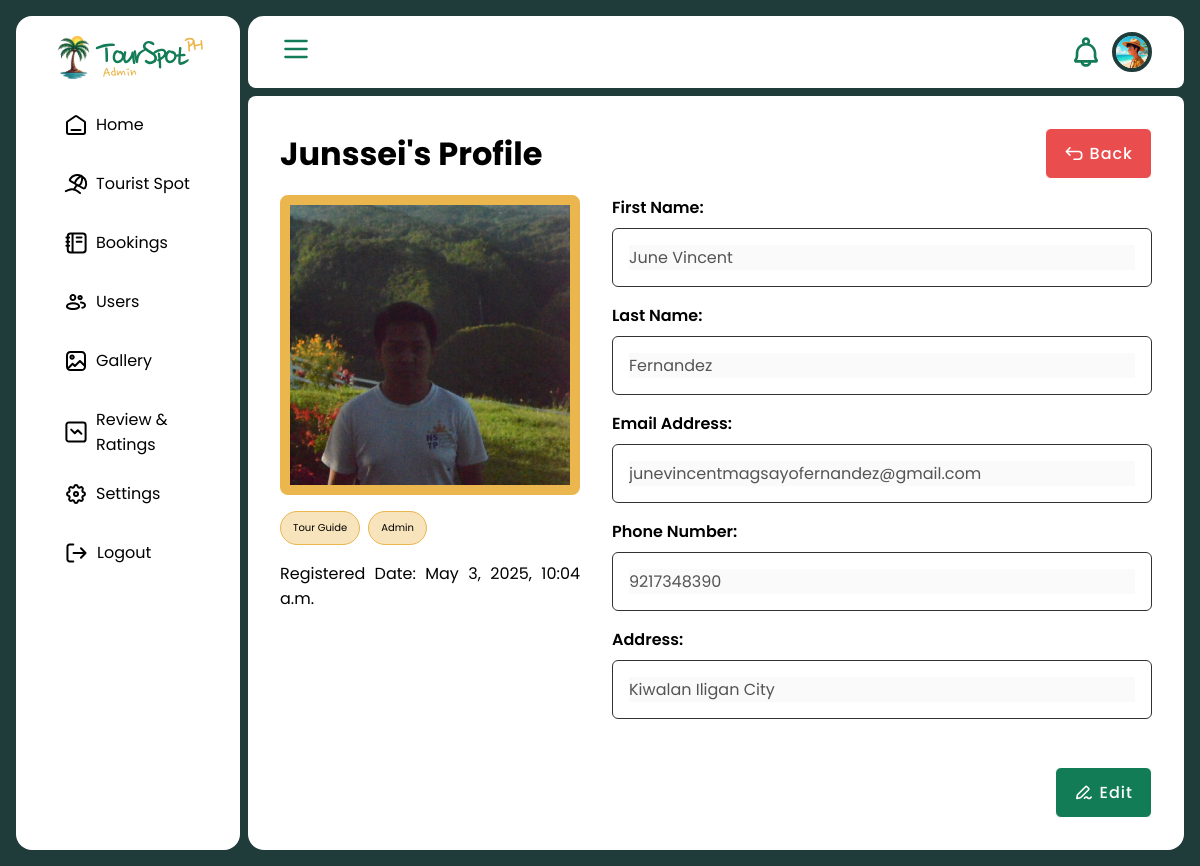
/ts-admin/users/1/view, run on the app's committed database.
### booking/models.py (models this page shows, shortened)
class CustomUser(AbstractBaseUser, PermissionsMixin):
    email = models.EmailField(unique=True)
    address = models.CharField(max_length=150, blank=True)
    phone = models.CharField(max_length=15, blank=True)
    first_name = models.CharField(max_length=50, blank=True)
    last_name = models.CharField(max_length=50, blank=True)
    registration_date = models.DateTimeField(auto_now_add=True)
    username = models.CharField(max_length=30, unique=True, blank=True)
    image = models.ImageField(
        upload_to='profiles', blank=True, null=True, validators=[
            FileExtensionValidator(allowed_extensions=['jpg', 'jpeg', 'webp']),
            validate_image_size
        ])
    is_active = models.BooleanField(default=True)
    is_staff = models.BooleanField(default=False)
    is_tourguide = models.BooleanField(default=False)
    objects = CustomUserManager()
    USERNAME_FIELD = 'email'
    REQUIRED_FIELDS = []

### booking/views/adminViews.py (the view)
# urls.py: path('ts-admin/users/<int:id>/view', adminViews.view_user, name='view_user'),
def view_user(request, id):
    list = CustomUser.objects.get(id=id)
    template = loader.get_template('admin/users/view.html')
    context = {
        'list': list,
    }
    return HttpResponse(template.render(context, request))

### booking/templates/admin/users/view.html (shortened to what this page needs)
{% extends 'admin/master-admin.html' %}
{% load static %}
{% block content %}
<div class="content_header">
    <h1> {{ list.username }}'s Profile </h1>
    <a href="{% url 'users' %}" class="button-small-long button-clrprimary-wimg button-red"><img src="{% static 'icon/action-icons=back-01.svg' %}"><span> Back </span></a>
</div>
<div class="content_body">
    <div class="info-container">
        <div class="profile-section">
            {% if list.image.url != null %}
            <img src="{{ list.image.url }}" class="profile-img">
            {% else %}
            <img src="/media/profiles/default-profile.jpeg" class="profile-img">
            {% endif %}
            <div class="profile-desc">
                <div class="profile-usertags">
                    {% if list.is_tourguide %}
                        <a class="roletags tags"> Tour Guide </a>
                    {% endif %}
                    {% if list.is_staff %}
                        <a class="roletags tags"> Admin </a>
                    {% endif %}
                </div>
                <p> Registered Date: {{ list.registration_date }} </p>
            </div>
        </div>
        <div class="details-section">
            <div class="form-container">
                <div class="input-group">
                    <label for="first_name">First Name: </label>
                    <div class="input-container">
                        <input type="text" name="first_name" value="{{ list.first_name }}" disabled>
                    </div>
                </div>
                <div class="input-group">
                    <label for="last_name">Last Name: </label>
                    <div class="input-container">
                        <input type="text" name="last_name" value="{{ list.last_name }}" disabled>
                    </div>
                </div>
                <div class="input-group">
                    <label for="email">Email Address: </label>
                    <div class="input-container">
                        <input type="email" name="email" value="{{ list.email }}" disabled>
                    </div>
                </div>
                <div class="input-group">
                    <label for="phone">Phone Number: </label>
                    <div class="input-container">
                        <input type="number" name="phone" value="{{ list.phone }}" disabled>
                    </div>
                </div>
                <div class="input-group">
                    <label for="address">Address: </label>
                    <div class="input-container">
                        <input type="text" name="address" value="{{ list.address }}" disabled>
                    </div>
                </div>
            </div>
            <div class="details-action">
                <a href="{% url 'edit_user' list.id %}" class="button-small-long button-clrprimary-wimg"><img src="{% static 'icon/action-icons=edit-01.svg' %}"><span> Edit </span></a>
            </div>
        </div>
    </div>
</div>
{% endblock %}

### static/css/component.css (style rules this page uses)
:root { --font_family: "Poppins", sans-serif; --primary: #127C56; --secondary: #EAB64D; --background: #1F3C3B; --red: #EA4D4D; --darkred: #7C1214; --gray: #323232; --lightgray: #EDEDED; --green: #4DEA5F; --darkgreen: #127C56; --black: #000000; --white: #FFFFFF; --header_32px: 32px; --header_24px: 24px; --header_20px: 20px; --header_18px: 18px; --normal_16px: 16px; --normal_14px: 14px; --normal_12px: 12px; --normal_10px: 10px; --normal_8px: 8px; --normal_6px: 6px; }
h1 { text-transform: capitalize; }
.tags { font-size: 12px; padding: 8px 12px; border-radius: 64px; border: 1px solid var(--black); }
input[type="text"], input[type="password"], input[type="email"], input[type="number"], select, textarea, input[type="time"], input[type="file"], input[type="date"] { width: 100%; cursor: text !important; height: 100%; border: none; outline: none; font-size: 16px; font-weight: 400; font-style: normal; font-family: var(--font_family); }
.button-small-long { text-align: center; text-decoration: none; font-family: "Poppins", sans-serif; font-style: normal; font-weight: 500; padding: 12px 18px; gap: 6px; font-size: 16px; border-radius: 6px; letter-spacing: 1px; border: solid 1px var(--black); }
.button-clrprimary-wimg { display: flex; cursor: pointer; flex-direction: row; align-items: center; color: var(--white); border-color: var(--white); background-color: var(--primary); }
.button-clrprimary-wimg img { width: 20px; height: auto; filter: brightness(0) saturate(100%) invert(100%) sepia(100%) saturate(0%) hue-rotate(288deg) brightness(102%) contrast(102%); }
.button-red { background-color: var(--red) !important; }

### static/css/admin/admin-style.css (style rules this page uses)
* { margin: 0; padding: 0; box-sizing: border-box; }
body { width: 100vw; height: 100vh; position: relative; color: var(--black); font-family: 'Poppins', sans-serif; background-color: var(--background); }

### static/css/admin/admin-forms.css (style rules this page uses)
.form-container { gap: 16px; width: 100%; display: flex; position: relative; padding: 0 0 32px 0; flex-direction: column; }
.details-section .details-action { gap: 16px; display: flex; align-items: center; flex-direction: row; justify-content: end; }
.form-container .input-group { gap: 8px; display: flex; flex-direction: column; }
.input-group label { font-size: 16px; font-weight: 600; }
.input-group .input-container { padding: 16px; display: flex; border-radius: 6px; align-items: center; border: 1px solid var(--gray); }

### static/css/admin/admin-content.css (style rules this page uses)
.content .content_header { display: flex; flex-direction: row; align-items: center; justify-content: space-between; }
.content .content_body { width: 100%; height: 100%; position: relative; }
.info-container { gap: 32px; width: 100%; display: flex; position: relative; flex-direction: row; justify-content: space-between; }
.info-container .details-section { gap: 16px; width: 100%; display: flex; flex-direction: column; }
.info-container .profile-section { gap: 16px; display: flex; flex-direction: column; }
.profile-section .profile-img { width: auto; height: 300px; min-width: 300px; max-height: 300px; object-fit: cover; position: relative; border-radius: 8px; background-size: contain; background-position: left; border: 10px solid var(--secondary); }
.profile-section .profile-desc { gap: 16px; display: flex; text-align: justify; flex-direction: column; }
.profile-desc .profile-usertags { gap: 8px; display: flex; flex-wrap: wrap; flex-direction: row; justify-content:first baseline; }
.profile-usertags .tags { padding: 8px 12px; font-size: 10px; border-radius: 32px; border: 1px solid var(--secondary); background-color: #eab64d5f; }

### data on the page
CustomUser: username "Junssei", image (picture), registration_date "May 3, 2025, 10:04 a.m.", first_name "June Vincent", last_name "Fernandez", email "junevincentmagsayofernandez@gmail.com", phone "9217348390", address "Kiwalan Iligan City"
